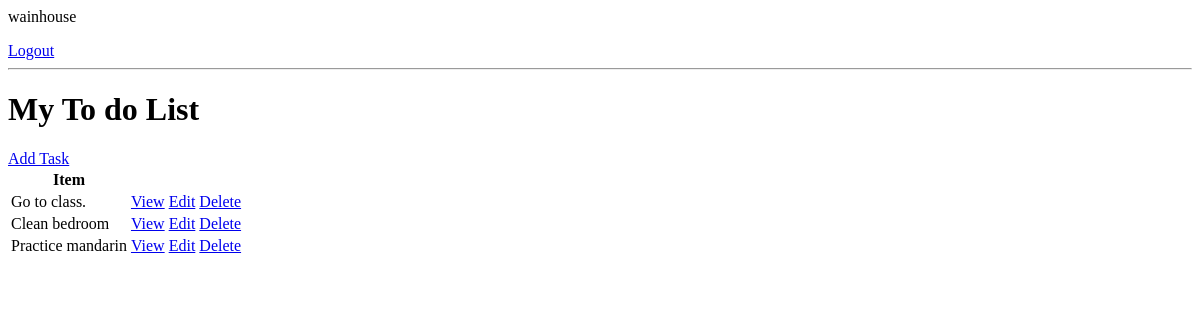
The app's page / (signed in), older data.
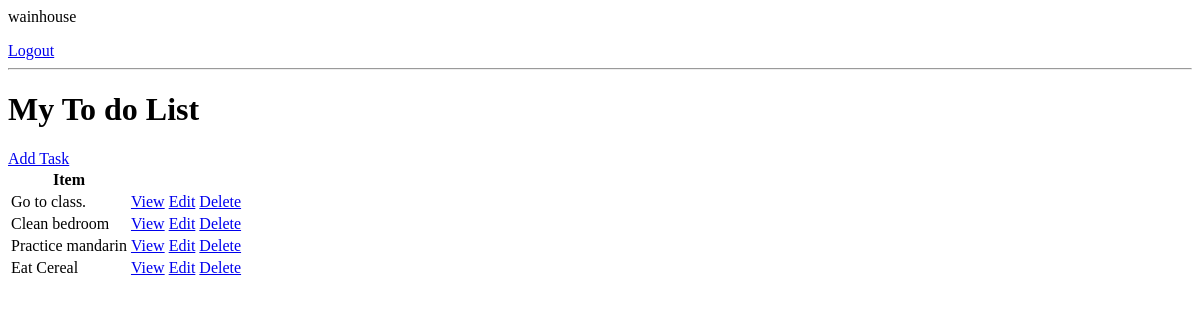
The same page, newer data.
### base/models.py (models this page shows, shortened)
class Task(models.Model):
    user = models.ForeignKey(
        User, on_delete=models.CASCADE, null=True, blank=True)
    title = models.CharField(max_length=200)
    description = models.TextField(null=True, blank=True)
    complete = models.BooleanField(default=False)
    created = models.DateTimeField(auto_now_add=True)
    class Meta:
        ordering = ['complete']

### base/views.py (the view)
# urls.py: path('', TaskList.as_view(), name='tasks'),
class TaskList(LoginRequiredMixin, ListView):
    model = Task
    context_object_name = 'tasks'

### base/templates/base/task_list.html
{% if request.user.is_authenticated %}
<p>{{request.user}}</p>
<a href="{% url 'logout' %}">Logout</a>
{% else %}
<a href="{% url 'login' %}">Login</a>
{% endif %}
<hr>
<h1>My To do List</h1>
<a href="{% url 'task-create' %}">Add Task</a>
<table>
    <tr>
        <th>Item</th>
        <th></th>
        <th></th>
    </tr>
    {% for task in tasks %}
    <tr>
        <td>{{task.title}}</td>
        <td><a href="{% url 'task' task.id %}">View</a></td>
        <td><a href="{% url 'task-update' task.id %}">Edit</a></td>
        <td><a href="{% url 'task-delete' task.id %}">Delete</a></td>
    </tr>
    {% empty %}
    <h3>No items in list</h3>
    {% endfor %}
</table>

Row changes from the older to the newer data that the page shows:
added Task: title "Eat Cereal"
